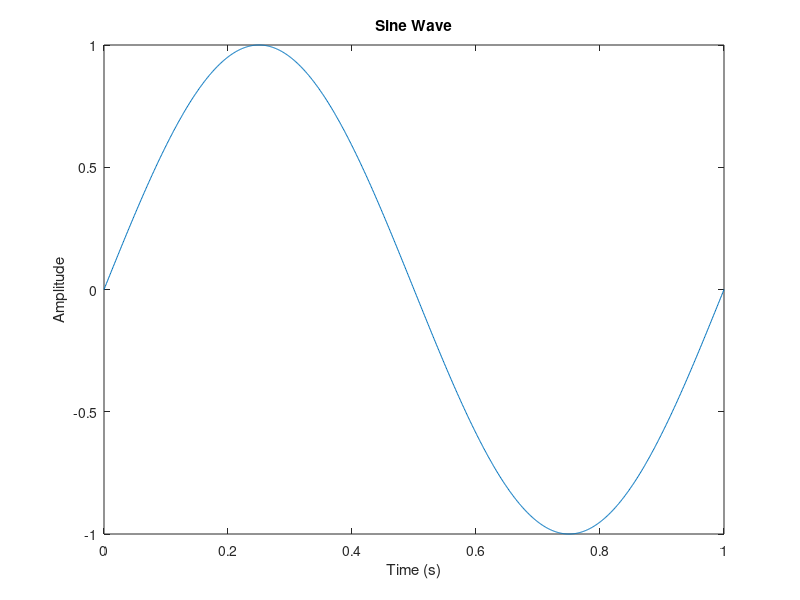

MATLAB code for this plot:
f = 1;
a = 1;
t = 0:0.001:1;

w = 2*pi*f;
x = a*sin(w*t);

plot(t,x);
xlabel('Time (s)')
ylabel('Amplitude') 
title('Sine Wave')